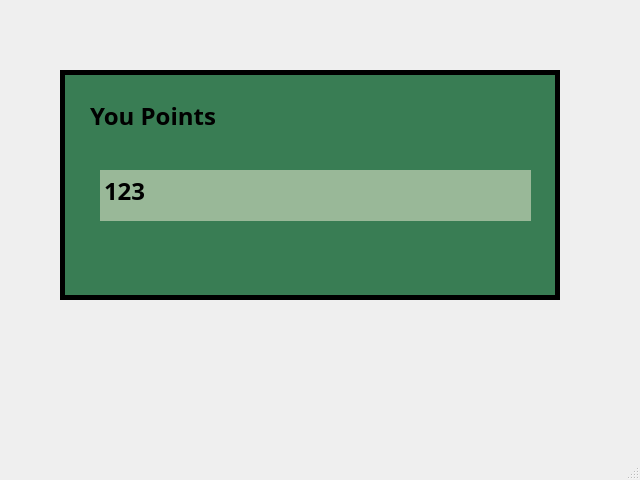
<?xml version="1.0" encoding="UTF-8"?>
<ui version="4.0">
 <class>MainWindow</class>
 <widget class="QMainWindow" name="MainWindow">
  <property name="geometry">
   <rect>
    <x>0</x>
    <y>0</y>
    <width>640</width>
    <height>480</height>
   </rect>
  </property>
  <property name="windowTitle">
   <string>MainWindow</string>
  </property>
  <widget class="QWidget" name="centralwidget">
   <widget class="QLabel" name="label_2">
    <property name="geometry">
     <rect>
      <x>60</x>
      <y>70</y>
      <width>500</width>
      <height>230</height>
     </rect>
    </property>
    <property name="styleSheet">
     <string notr="true">
background-color: rgb(57, 125, 84);</string>
    </property>
    <property name="frameShape">
     <enum>QFrame::Box</enum>
    </property>
    <property name="lineWidth">
     <number>5</number>
    </property>
    <property name="text">
     <string/>
    </property>
   </widget>
   <widget class="QLabel" name="label_4">
    <property name="geometry">
     <rect>
      <x>90</x>
      <y>100</y>
      <width>241</width>
      <height>31</height>
     </rect>
    </property>
    <property name="font">
     <font>
      <family>Berlin Sans FB Demi</family>
      <pointsize>18</pointsize>
      <weight>75</weight>
      <bold>true</bold>
     </font>
    </property>
    <property name="text">
     <string>You Points </string>
    </property>
   </widget>
   <widget class="QPlainTextEdit" name="you_points">
    <property name="geometry">
     <rect>
      <x>100</x>
      <y>170</y>
      <width>431</width>
      <height>51</height>
     </rect>
    </property>
    <property name="font">
     <font>
      <family>Berlin Sans FB Demi</family>
      <pointsize>18</pointsize>
      <weight>75</weight>
      <italic>false</italic>
      <bold>true</bold>
      <underline>false</underline>
     </font>
    </property>
    <property name="layoutDirection">
     <enum>Qt::LeftToRight</enum>
    </property>
    <property name="styleSheet">
     <string notr="true">background-color: rgb(153, 184, 152);</string>
    </property>
    <property name="frameShape">
     <enum>QFrame::NoFrame</enum>
    </property>
    <property name="lineWidth">
     <number>1</number>
    </property>
    <property name="plainText">
     <string>123</string>
    </property>
    <property name="tabStopWidth">
     <number>0</number>
    </property>
   </widget>
  </widget>
  <widget class="QStatusBar" name="statusbar"/>
 </widget>
 <resources/>
 <connections/>
</ui>
